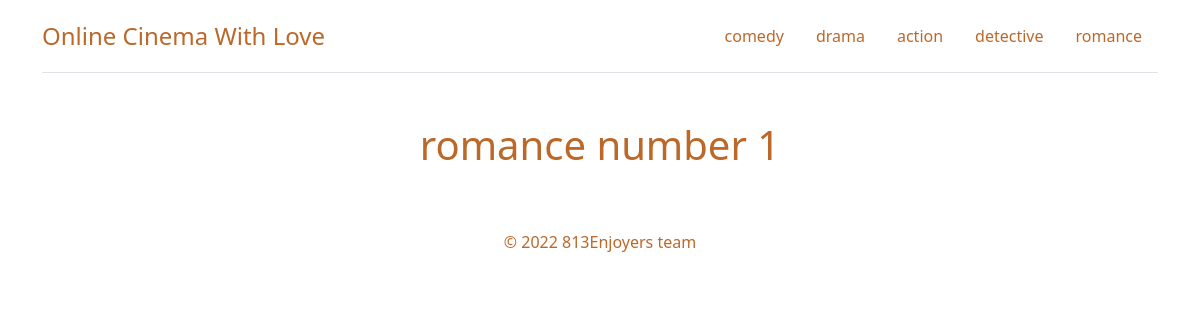
Before: /player/6/ with the older database file.
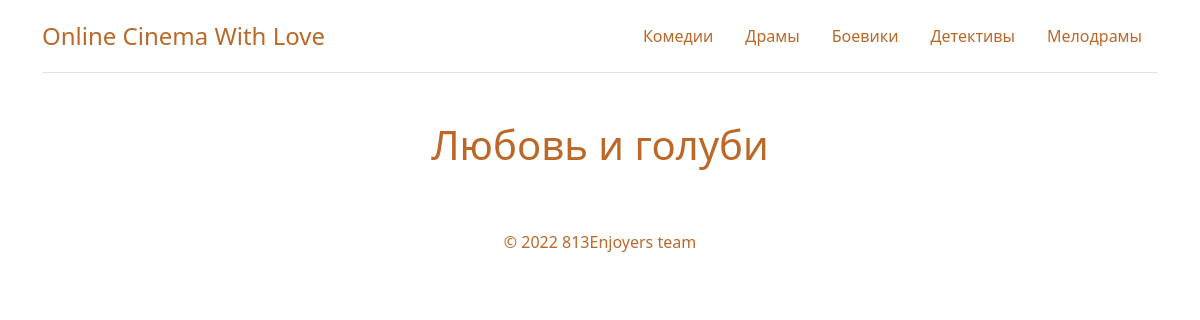
After: the same page with the newer database file.
### torrentCinema/models.py (models this page shows, shortened)
class Category(models.Model):
    name = models.CharField(max_length=255,verbose_name='Название')
    maincategory = models.BooleanField(default=True, verbose_name='Главная категория')
    class Meta:
        verbose_name = 'Категория'
        verbose_name_plural = 'Категории'

class Film(models.Model):
    name = models.CharField(max_length=255, verbose_name='Название')
    description = models.TextField(verbose_name='Описание')
    releaseDate = models.DateField(null=True, verbose_name='Дата Публикации')
    rating = models.IntegerField( null=True, verbose_name='Рейтинг')
    from_torrent = models.BooleanField(null=True, default=True, verbose_name='Загрузка с торрента')
    imagePath = models.TextField(null=True, verbose_name='Путь до постера')
    magnet = models.TextField(max_length=1024, null=True, verbose_name='Магнет ссылка')
    category = models.ForeignKey(Category, on_delete=models.SET_NULL, null=True, verbose_name='Категория')
    class Meta:
        verbose_name = 'Фильм'
        verbose_name_plural = 'Фильмы'

### torrentCinema/views.py (the view)
# urls.py: path('player/<int:filmId>/', views.player, name='player')
def player(request, filmId):
    p = Category.objects.filter(maincategory=True)
    film = Film.objects.get(pk=filmId)
    return render(request, 'main/player.html', {'film': film,"cat_list": p})

### torrentCinema/templates/main/player.html (shortened to what this page needs)
{% extends 'main/base.html' %}
{% block description %}
{{ film.name }}
{% endblock %}
{% block content %}
    <footer class="footer-nongrad">
        <p>© 2022 813Enjoyers team
        </p>
    </footer>
{% endblock %}

### torrentCinema/templates/main/base.html (shortened to what this page needs)
{% load static %}
<!doctype html>
<html lang="en">
<head>
    <link rel="stylesheet" href="{% static 'css/genre-pages.css'%}" type="text/css">
    <link href="https://cdn.jsdelivr.net/npm/bootstrap@5.2.0-beta1/dist/css/bootstrap.min.css" rel="stylesheet">
</head>
<body>
<main id="scrollbar">
    <div id="navigation" class="container header">
        <header class="d-flex flex-wrap justify-content-center py-3 border-bottom">
            <a href="/" class="d-flex align-items-center mb-3 mb-md-0 me-md-auto text-dark text-decoration-none">
                <span class="fs-4" style="color: #bb6829">Online Cinema With Love</span></a>
            <ul class="nav nav-pills">
                {% for category in cat_list %}
                <li class="nav-item"><a href="/genre/{{category.id}}" class="nav-link" aria-current="page" style="color: #bb6829">{{category.name}}</a></li>
                {% endfor %}
            </ul>
        </header>
    </div>
    <section id="description" class="text-center container">
        <div class="row py-lg-5">
            <div class="col-lg-6 col-md-8 mx-auto">
                <section class="description">
                    <h1>{% block description %}{% endblock %}</h1>
                </section>
            </div>
        </div>
    </section>
    {% block content %}{% endblock %}
</main>
</body>
</html>

Changed rows visible on the page:
changed Category: name "comedy" → "Комедии"
changed Category: name "drama" → "Драмы"
changed Category: name "action" → "Боевики"
changed Category: name "detective" → "Детективы"
changed Category: name "romance" → "Мелодрамы"
changed Film: name "romance number 1" → "Любовь и голуби"
